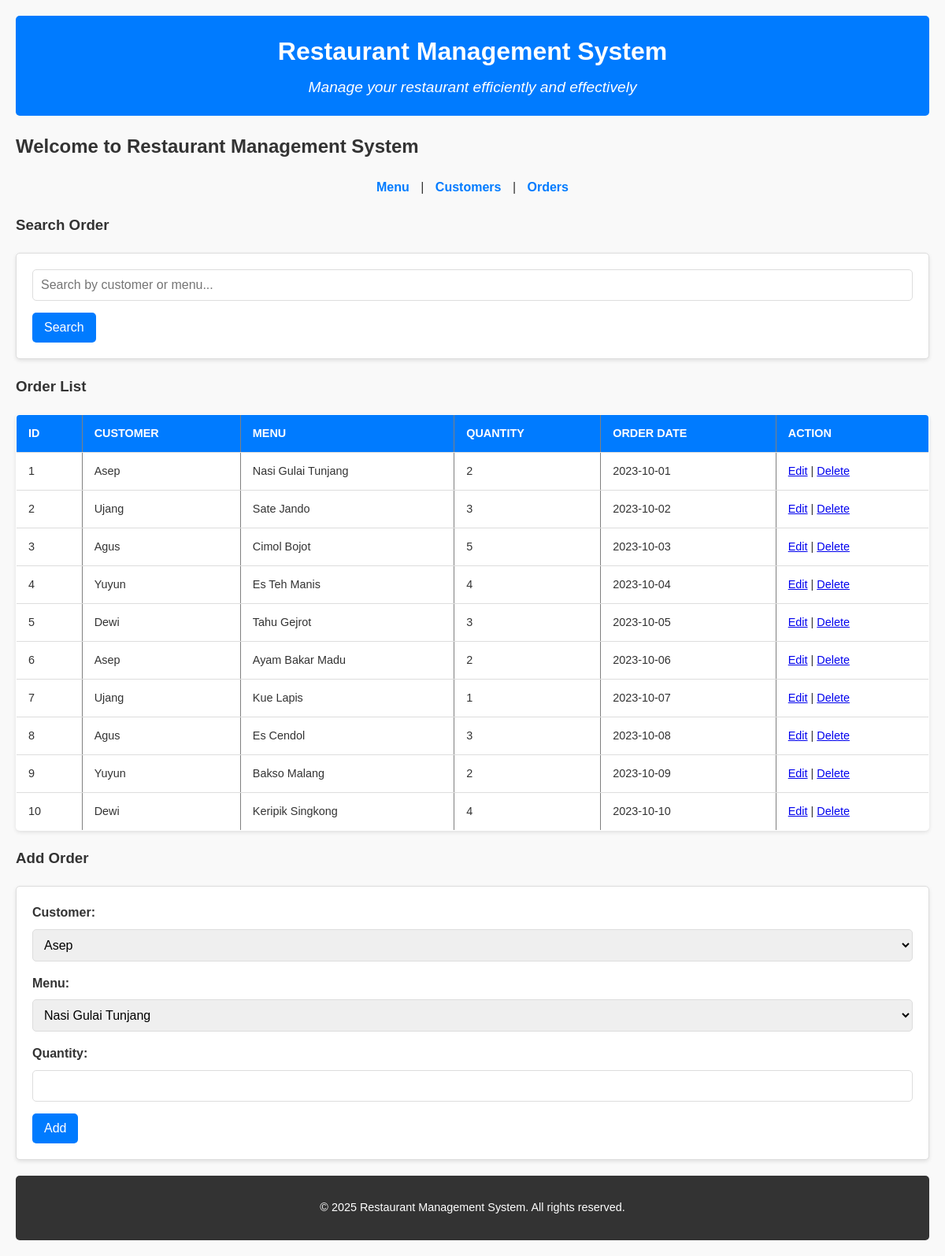
/?page=orders, run on the app's committed database.
### tables this page shows
CREATE TABLE orders (
    id INT AUTO_INCREMENT PRIMARY KEY,
    customer_id INT NOT NULL,
    menu_id INT NOT NULL,
    quantity INT NOT NULL,
    order_date DATE NOT NULL,
    FOREIGN KEY (customer_id) REFERENCES customers(id),
    FOREIGN KEY (menu_id) REFERENCES menu(id)
);

CREATE TABLE customers (
    id INT AUTO_INCREMENT PRIMARY KEY,
    name VARCHAR(100) NOT NULL,
    email VARCHAR(100) UNIQUE,
    phone VARCHAR(15)
);

CREATE TABLE menu (
    id INT AUTO_INCREMENT PRIMARY KEY,
    name VARCHAR(255) NOT NULL,
    price DECIMAL(10, 2) NOT NULL,
    stock INT NOT NULL,
    category_id INT NOT NULL,
    FOREIGN KEY (category_id) REFERENCES categories(id)
);

### config/db.php (called while the page is built, shortened)
<?php
class Database {
    private $host = "localhost";
    private $username = "root";
    private $password = "";
    private $dbname = "restaurant_db";
    public function __construct() {
        try {
            $this->conn = new PDO("mysql:host=$this->host;dbname=$this->dbname", $this->username, $this->password);
        } catch (PDOException $e) {
            echo "Connection failed: " . $e->getMessage();
        }
    }
}
?>

### class/Order.php (called while the page is built, shortened)
<?php
require_once 'config/db.php';
class Order {
    private $db;
    public function __construct() {
        $this->db = (new Database())->conn;
    }
    public function getAllOrders() {
        $stmt = $this->db->query("SELECT orders.*, customers.name AS customer_name, menu.name AS menu_name
                                  FROM orders
                                  JOIN customers ON orders.customer_id = customers.id
                                  JOIN menu ON orders.menu_id = menu.id
                                  ORDER BY orders.id ASC");
        return $stmt->fetchAll(PDO::FETCH_ASSOC);
    }
}
?>

### class/Customer.php (called while the page is built, shortened)
<?php
require_once 'config/db.php';
class Customer
{
    private $db;
    public function __construct()
    {
        $this->db = (new Database())->conn;
    }
    public function getAllCustomers()
    {
        $stmt = $this->db->query("SELECT * FROM customers");
        return $stmt->fetchAll(PDO::FETCH_ASSOC);
    }
}
?>

### class/Menu.php (called while the page is built, shortened)
<?php
require_once 'config/db.php';
class Menu
{
    private $db;
    public function __construct()
    {
        $this->db = (new Database())->conn;
    }
    public function getAllMenu()
    {
        $stmt = $this->db->query("SELECT menu.*, categories.name AS category_name
                                  FROM menu
                                  JOIN categories ON menu.category_id = categories.id
                                  ORDER BY menu.id ASC");
        return $stmt->fetchAll(PDO::FETCH_ASSOC);
    }
}
?>

### view/orders.php (the view, shortened to what this page needs)
<h3>Search Order</h3>
<form method="GET">
    <input type="text" name="search_order" placeholder="Search by customer or menu..." value="<?= isset($_GET['search_order']) ? $_GET['search_order'] : '' ?>">
    <button type="submit">Search</button>
</form>
<?php
$orders = isset($_GET['search_order']) && !empty($_GET['search_order'])
    ? $order->searchOrder($_GET['search_order'])
    : $order->getAllOrders();
?>
<h3>Order List</h3>
<table border="1">
    <tr>
        <th>ID</th>
        <th>Customer</th>
        <th>Menu</th>
        <th>Quantity</th>
        <th>Order Date</th>
        <th>Action</th>
    </tr>
    <?php foreach ($orders as $o): ?>
    <tr>
        <td><?= $o['id'] ?></td>
        <td><?= $o['customer_name'] ?></td>
        <td><?= $o['menu_name'] ?></td>
        <td><?= $o['quantity'] ?></td>
        <td><?= $o['order_date'] ?></td>
        <td>
            <a href="?page=orders&edit=<?= $o['id'] ?>">Edit</a> |
            <a href="?page=orders&delete_order=<?= $o['id'] ?>">Delete</a>
        </td>
    </tr>
    <?php endforeach; ?>
</table>
<?php if (isset($_GET['edit'])):
    $orderToEdit = null;
    foreach ($order->getAllOrders() as $o) {
        if ($o['id'] == $_GET['edit']) {
            $orderToEdit = $o;
            break;
        }
    }
    if ($orderToEdit): ?>
        <h3>Edit Order</h3>
        <form method="POST">
            <input type="hidden" name="id" value="<?= $orderToEdit['id'] ?>">
            <label>Customer:</label>
            <select name="customer_id" required>
                <?php foreach ($customer->getAllCustomers() as $c): ?>
                    <option value="<?= $c['id'] ?>" <?= $c['id'] == $orderToEdit['customer_id'] ? 'selected' : '' ?>>
                        <?= $c['name'] ?>
                    </option>
                <?php endforeach; ?>
            </select>
            <label>Menu:</label>
            <select name="menu_id" required>
                <?php foreach ($menu->getAllMenu() as $m): ?>
                    <option value="<?= $m['id'] ?>" <?= $m['id'] == $orderToEdit['menu_id'] ? 'selected' : '' ?>>
                        <?= $m['name'] ?>
                    </option>
                <?php endforeach; ?>
            </select>
            <label>Quantity:</label>
            <input type="number" name="quantity" value="<?= $orderToEdit['quantity'] ?>" required>
            <button type="submit" name="update_order">Update</button>
        </form>
    <?php endif; ?>
<?php else: ?>
    <h3>Add Order</h3>
    <form method="POST">
        <label>Customer:</label>
        <select name="customer_id" required>
            <?php foreach ($customer->getAllCustomers() as $c): ?>
                <option value="<?= $c['id'] ?>"><?= $c['name'] ?></option>
            <?php endforeach; ?>
        </select>
        <label>Menu:</label>
        <select name="menu_id" required>
            <?php foreach ($menu->getAllMenu() as $m): ?>
                <option value="<?= $m['id'] ?>"><?= $m['name'] ?></option>
            <?php endforeach; ?>
        </select>
        <label>Quantity:</label>
        <input type="number" name="quantity" required>
        <button type="submit" name="add_order">Add</button>
    </form>
<?php endif; ?>

### style.css (style rules this page uses)
body { font-family: 'Arial', sans-serif; margin: 20px; background-color: #f9f9f9; color: #333; line-height: 1.6; }
table { width: 100%; border-collapse: collapse; margin: 20px 0; background-color: white; box-shadow: 0 2px 5px rgba(0, 0, 0, 0.1); border-radius: 5px; overflow: hidden; }
th, td { padding: 12px 15px; text-align: left; border-bottom: 1px solid #ddd; }
th { background-color: #007bff; color: white; text-transform: uppercase; font-size: 0.9em; }
td { font-size: 0.9em; }
form { margin: 20px 0; padding: 20px; background-color: white; border: 1px solid #ddd; border-radius: 5px; box-shadow: 0 2px 5px rgba(0, 0, 0, 0.1); }
form label { display: block; margin-bottom: 8px; font-weight: bold; color: #333; }
form input[type="text"], form input[type="email"], form input[type="number"], form select { width: 100%; padding: 10px; margin-bottom: 15px; border: 1px solid #ddd; border-radius: 5px; font-size: 1em; box-sizing: border-box; }
form button { background-color: #007bff; color: white; border: none; padding: 10px 15px; font-size: 1em; border-radius: 5px; cursor: pointer; transition: background-color 0.3s ease; }
button, a.button { display: inline-block; padding: 10px 15px; font-size: 1em; color: white; background-color: #007bff; text-decoration: none; border: none; border-radius: 5px; cursor: pointer; transition: background-color 0.3s ease; }

### data on the page
orders: id "1", customer.name "Asep", menu.name "Nasi Gulai Tunjang", quantity "2", order_date "2023-10-01"
orders: id "2", customer.name "Ujang", menu.name "Sate Jando", quantity "3", order_date "2023-10-02"
orders: id "3", customer.name "Agus", menu.name "Cimol Bojot", quantity "5", order_date "2023-10-03"
orders: id "4", customer.name "Yuyun", menu.name "Es Teh Manis", quantity "4", order_date "2023-10-04"
orders: id "5", customer.name "Dewi", menu.name "Tahu Gejrot", quantity "3", order_date "2023-10-05"
orders: id "6", customer.name "Asep", menu.name "Ayam Bakar Madu", quantity "2", order_date "2023-10-06"
orders: id "7", customer.name "Ujang", menu.name "Kue Lapis", quantity "1", order_date "2023-10-07"
orders: id "8", customer.name "Agus", menu.name "Es Cendol", quantity "3", order_date "2023-10-08"
orders: id "9", customer.name "Yuyun", menu.name "Bakso Malang", quantity "2", order_date "2023-10-09"
orders: id "10", customer.name "Dewi", menu.name "Keripik Singkong", quantity "4", order_date "2023-10-10"

### other printed values
form field customer_id "Asep"
form field menu_id "Nasi Gulai Tunjang"
